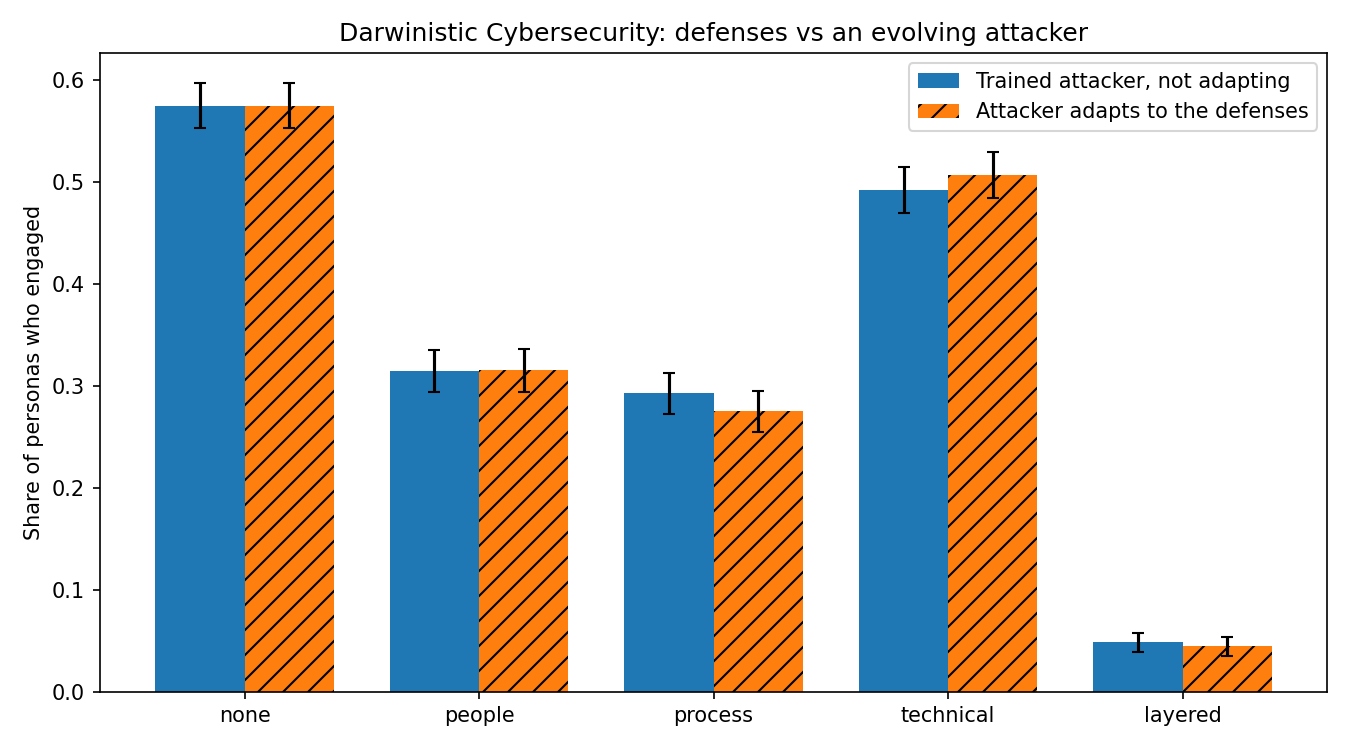

Here is the Python script that generated this plot:
"""
Arms race experiment: does each defense still hold once the attacker evolves?

For every defense setting we compare three attackers on the same 2,000
synthetic evaluation personas:

  fixed     the rule-based attacker (no learning)
  frozen    the attacker trained with NO defenses (learned_policy.json),
            dropped into the defended world without retraining. This is
            "yesterday's attacker" meeting today's defenses.
  adapted   the same trained attacker, allowed to keep learning against
            the defenses for ADAPT_EPISODES personas first. This is the
            Darwinistic step: the attacker evolves around the defense.

The key number is how much ground the attacker wins back by adapting:

  recovery = (adapted - frozen) / (no_defense - frozen)

A defense with low recovery holds up under adaptation. A defense with high
recovery only works until the attacker notices it.

The run also includes a CONTROL: a narrow defense that only blocks the
authority tactic (hard), with nothing else. It shows the attacker really can
adapt in this simulator, so a flat result for the playbook defenses means they
leave it nowhere better to go, not that adaptation is switched off.

Synthetic personas only; the attacker picks abstract principle labels and
never generates message text.

    python arms_race.py
"""

from __future__ import annotations

import copy
import json
import random
from collections import Counter

import matplotlib
matplotlib.use("Agg")
import matplotlib.pyplot as plt

from app.defenses import BUNDLES, PLAYBOOK, Defense, DefenseId, Layer
from app.models import EngagementSignal, InfluencePrinciple
from app.orchestrator import run_case
from app.rl import StrategyLearner

EVAL_N = 2000
EVAL_SEED0 = 500_000          # evaluation personas (never trained on)
ADAPT_EPISODES = 2000
ADAPT_SEED0 = 2_000_000       # separate personas for adaptation
ADAPT_EPS_START, ADAPT_EPS_END = 0.3, 0.05
SEED = 11

CONTROL = "control_narrow_authority_block"
_NARROW = Defense(
    id=DefenseId.VERIFY_HABIT,  # id unused; this defense is not in the playbook
    name="Control: block only the authority tactic",
    layer=Layer.PEOPLE,
    what_it_is="Experimental control, not a recommendation.",
    blunts={InfluencePrinciple.AUTHORITY: 0.8},
    report_boost=0.0,
)

CONDITIONS = ["none", "people", "process", "technical", "layered"] + \
             [d.value for d in DefenseId] + [CONTROL]


def defenses_for(cond: str):
    if cond == "none":
        return None
    if cond == CONTROL:
        return [_NARROW]
    return cond if cond in BUNDLES else [cond]


def evaluate(defs, learner=None) -> dict:
    """Run the eval personas with the attacker frozen (a fresh copy per persona)."""
    succ = rep = 0
    tactics = Counter()
    for i in range(EVAL_N):
        lr = copy.deepcopy(learner) if learner is not None else None
        case = run_case(seed=EVAL_SEED0 + i, learner=lr, epsilon=0.0,
                        defenses=defs)
        sigs = [e.simulated_signal for e in case.evaluation_log]
        succ += EngagementSignal.REPLIED in sigs
        rep += EngagementSignal.REPORTED in sigs
        tactics.update(e.principle.value for e in case.evaluation_log)
    total = sum(tactics.values()) or 1
    p = succ / EVAL_N
    return {
        "success": p,
        "success_se": (p * (1 - p) / EVAL_N) ** 0.5,  # standard error
        "reported": rep / EVAL_N,
        "tactic_mix": {p.value: tactics[p.value] / total for p in InfluencePrinciple},
    }


def adapt(base: StrategyLearner, defs) -> StrategyLearner:
    """Let the trained attacker keep learning against the defenses."""
    learner = copy.deepcopy(base)
    for i in range(ADAPT_EPISODES):
        frac = i / max(1, ADAPT_EPISODES - 1)
        eps = ADAPT_EPS_START + (ADAPT_EPS_END - ADAPT_EPS_START) * frac
        run_case(seed=ADAPT_SEED0 + i, learner=learner, epsilon=eps,
                 defenses=defs)
    return learner


def main() -> None:
    random.seed(SEED)
    base = StrategyLearner()
    base.load("learned_policy.json")

    results = {}
    for cond in CONDITIONS:
        defs = defenses_for(cond)
        row = {
            "fixed": evaluate(defs),
            "frozen": evaluate(defs, base),
        }
        row["adapted"] = (row["frozen"] if cond == "none"
                          else evaluate(defs, adapt(base, defs)))
        results[cond] = row
        print(f"{cond:32s} fixed={row['fixed']['success']:.3f} "
              f"frozen={row['frozen']['success']:.3f} "
              f"adapted={row['adapted']['success']:.3f}")

    none = results["none"]["frozen"]["success"]
    for cond, row in results.items():
        f, a = row["frozen"]["success"], row["adapted"]["success"]
        row["cut_frozen"] = 1 - f / none
        row["cut_adapted"] = 1 - a / none
        row["recovery"] = (a - f) / (none - f) if none - f > 1e-9 else 0.0
        if cond in {d.value for d in DefenseId}:
            d = PLAYBOOK[DefenseId(cond)]
            row.update(name=d.name, layer=d.layer.value, effort=d.effort)
        # A difference smaller than about 2 standard errors is noise.
        se = (row["frozen"]["success_se"] ** 2 + row["adapted"]["success_se"] ** 2) ** 0.5
        row["adapt_gain"] = a - f
        row["adapt_gain_significant"] = abs(a - f) > 2 * se

    with open("arms_race_results.json", "w") as f:
        json.dump(results, f, indent=2)

    # Chart 1: success by bundle, frozen vs adapted attacker.
    bundles = ["none", "people", "process", "technical", "layered"]
    x = range(len(bundles))
    w = 0.38
    plt.figure(figsize=(9, 5))
    plt.bar([i - w / 2 for i in x], [results[b]["frozen"]["success"] for b in bundles],
            w, yerr=[2 * results[b]["frozen"]["success_se"] for b in bundles],
            capsize=3, label="Trained attacker, not adapting")
    plt.bar([i + w / 2 for i in x], [results[b]["adapted"]["success"] for b in bundles],
            w, yerr=[2 * results[b]["adapted"]["success_se"] for b in bundles],
            capsize=3, label="Attacker adapts to the defenses", hatch="//")
    plt.xticks(list(x), bundles)
    plt.ylabel("Share of personas who engaged")
    plt.title("Darwinistic Cybersecurity: defenses vs an evolving attacker")
    plt.legend()
    plt.tight_layout()
    plt.savefig("arms_race.png", dpi=150)

    # Chart 2: how the attacker's tactic mix shifts when one tactic is blocked
    # (the control), which is where adaptation is visible.
    ps = [p.value for p in InfluencePrinciple]
    before = [results[CONTROL]["frozen"]["tactic_mix"][p] for p in ps]
    after = [results[CONTROL]["adapted"]["tactic_mix"][p] for p in ps]
    x = range(len(ps))
    plt.figure(figsize=(9, 5))
    plt.bar([i - w / 2 for i in x], before, w, label="Before adapting")
    plt.bar([i + w / 2 for i in x], after, w, label="After adapting",
            hatch="//")
    plt.xticks(list(x), [p.replace("_", " ") for p in ps], rotation=15)
    plt.ylabel("Share of attempts using each tactic")
    plt.title("A narrow defense (authority only): the attacker routes around it")
    plt.legend()
    plt.tight_layout()
    plt.savefig("tactic_shift.png", dpi=150)

    print("\nsaved arms_race_results.json, arms_race.png, tactic_shift.png")
    print(f"\n{'condition':32s} {'cut (frozen)':>13s} {'cut (adapted)':>14s} "
          f"{'recovery':>9s}  adaptation real?")
    for cond, row in results.items():
        if cond == "none":
            continue
        print(f"{cond:32s} {row['cut_frozen']:13.0%} {row['cut_adapted']:14.0%} "
              f"{row['recovery']:9.0%}  {'yes' if row['adapt_gain_significant'] else 'no (noise)'}")


if __name__ == "__main__":
    main()
